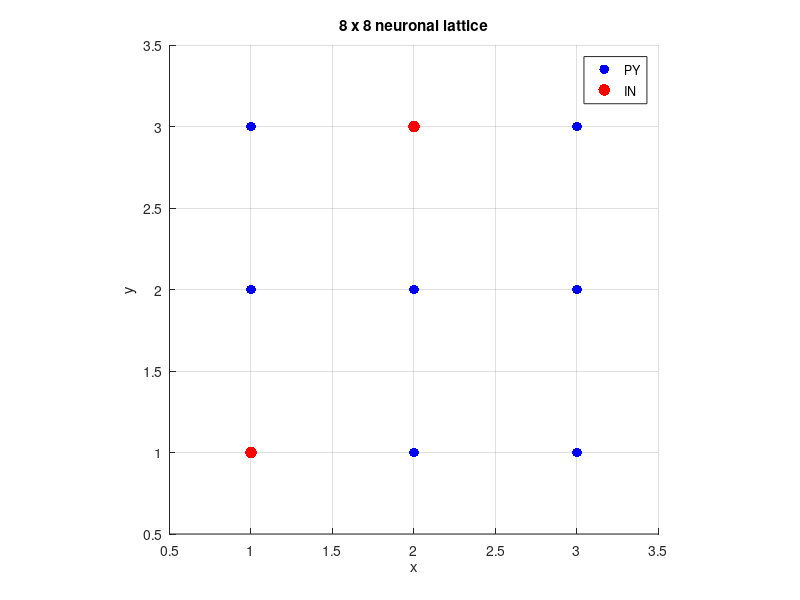
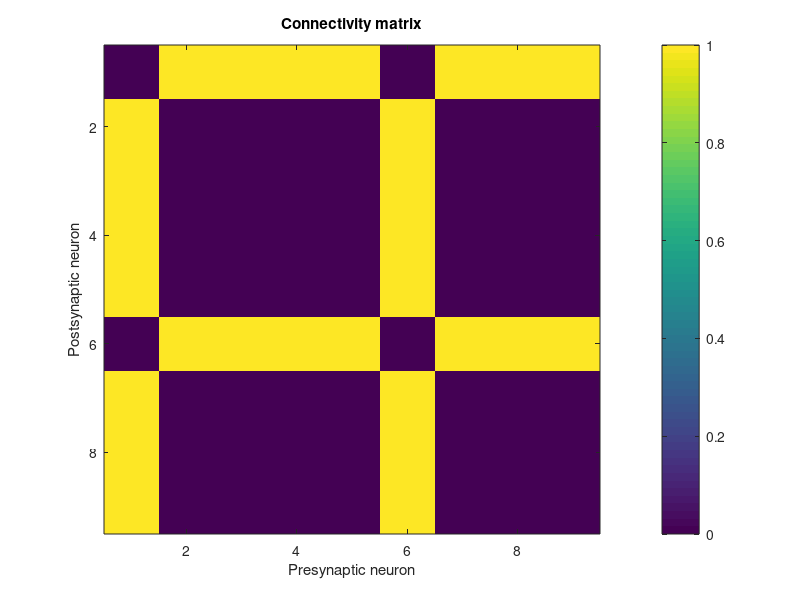

Write the MATLAB code that produced these figures, in order. (Note: this script raises an error after producing the figures.)
clear;
clc;
close all;

%% ============================================================
%  NETWORK PARAMETERS
%  ============================================================

Nx = 3;
Ny = 3;

N = Nx * Ny;
gGABA_scale = 1;
gNMDA_scale = 1;
integration_method = "R4K"; % R4K, Euler
gaba_simulation = "ode"; % simple, ode

rng(1);               % Fixed seed for random number generation

% External drives
vSTIM_PY = 250;
vSTIM_IN = 0;

% Neuron types
% 1 = PY
% 2 = IN

type = ones(N,1);
type(1:5:N) = 2;

PY = find(type == 1);
IN = find(type == 2);

NPY = length(PY);
NIN = length(IN);

fprintf('Total neurons: %d\n',N);
fprintf('PY neurons:     %d\n',NPY);
fprintf('IN neurons:     %d\n',NIN);


%% ============================================================
%  LATTICE
%  ============================================================

[xGrid,yGrid] = meshgrid(1:Nx,1:Ny);

x = xGrid(:);
y = yGrid(:);


%% Plot lattice

figure;

scatter(x(PY),y(PY),50,'b','filled');
hold on;

scatter(x(IN),y(IN),70,'r','filled');

xlabel('x');
ylabel('y');

title('8 x 8 neuronal lattice');

legend('PY','IN');

axis equal;
xlim([0.5 Nx+0.5]);
ylim([0.5 Ny+0.5]);

grid on;


%% ============================================================
%  CONNECTIVITY PARAMETERS
%  ============================================================

% Connection probabilities

p_PY_PY = 0; %0.4;
p_PY_IN = 1; %0.3;
p_IN_PY = 1; %0.6;
p_IN_IN = 0; %0.7;

% Spatial footprints

LF_PY_PY = 10;
LF_PY_IN = 10;
LF_IN_PY = 20;

% For IN -> IN the paper specifies probability,
% but does not give a separate footprint.
LF_IN_IN = 10;


%% ============================================================
%  CREATE CONNECTIVITY MATRIX
%  ============================================================

% C(post,pre) = 1 means:
%
%       pre  --->  post

C = zeros(N,N);

for pre = 1:N
    for post = 1:N
        % No self-connections
        if pre == post
            continue;
        end

        % Determine connection type
        if type(pre) == 1 && type(post) == 1
            % PY -> PY
            p = p_PY_PY;
            LF = LF_PY_PY;
        elseif type(pre) == 1 && type(post) == 2
            % PY -> IN
            p = p_PY_IN;
            LF = LF_PY_IN;
        elseif type(pre) == 2 && type(post) == 1
            % IN -> PY
            p = p_IN_PY;
            LF = LF_IN_PY;
        else
            % IN -> IN
            p = p_IN_IN;
            LF = LF_IN_IN;
        end


        % Check spatial footprint
        dx = abs(x(pre) - x(post));
        dy = abs(y(pre) - y(post));

        insideFootprint = (dx <= LF) && (dy <= LF);

        % Randomly create synapse
        if insideFootprint
            if rand < p
                C(post,pre) = 1;
            end
        end
    end
end

%C = zeros(N,N);

%% ============================================================
%  DISPLAY CONNECTIVITY
%  ============================================================

figure;

imagesc(C);

xlabel('Presynaptic neuron');
ylabel('Postsynaptic neuron');

title('Connectivity matrix');

colorbar;


%% ============================================================
%  NUMBER OF CONNECTIONS
%  ============================================================

fprintf('\nConnections:\n');

fprintf('PY -> PY: %d\n', sum(C(PY,PY),'all'));
fprintf('PY -> IN: %d\n', sum(C(IN,PY),'all'));
fprintf('IN -> PY: %d\n', sum(C(PY,IN),'all'));
fprintf('IN -> IN: %d\n',  sum(C(IN,IN),'all'));


%% ============================================================
%  INITIAL STATE VECTOR
%  ============================================================

% Parameters for Tsodyks-Markram + calcium/PV GABA release parameters (paper eqs. 13-18)
U_gaba    = 0.3;
Util_gaba = 0.03;
tau_D     = 2;
tau_R     = 200;
lambda_t  = 0.03e-3;
Ka        = 0.2;
beta      = 5;
KP        = 0.4;
gama      = 0.08;

kminus    = 0.95;
kplus     = kminus/0.051;
bt        = 100;
c_rest    = 0.05;
IP        = 0.1102; % beta * c_rest^2 / (c_rest^2 + KP^2);

T_X = ones(NIN,1);
T_Y = zeros(NIN,1);
T_c = c_rest*ones(NIN,1);
T_b = zeros(NIN,1);

% Initial conditions for IN neurons
V0 = -65;   % chosen resting potential [mV]

alpha_h = 0.07 * exp(-(V0 + 58) / 20);
beta_h  = 1 / (exp(-0.1 * (V0 + 28)) + 1);
h0 = alpha_h / (alpha_h + beta_h);

alpha_n = -0.01 * (V0 + 34) / (exp(-0.1 * (V0 + 34)) - 1);
beta_n  = 0.125 * exp(-(V0 + 44) / 80);
n0 = alpha_n / (alpha_n + beta_n);

Y_IN = [V0;         % Vm
      h0;           % h
      n0;           % n
      0;            % gAMPA   - no synapse active yet
      0;            % gNMDA_S - no synapse active yet
      0;            % gNMDA_F - no synapse active yet
      0];           % gGABA   - no synapse active yet


% Initial conditions for IN neurons
Vm_rest = -70;
w_rest  = 0.5*(1 + tanh((Vm_rest + 2)  /21));
z_rest  = 1  /(1 + exp(-Vm_rest/5));
Y_PY = [Vm_rest;    % Vm
      w_rest;       % w
      z_rest;       % z
      0;            % gAMPA   - no synapse active yet
      0;            % gNMDA_S - no synapse active yet
      0;            % gNMDA_F - no synapse active yet
      0];           % gGABA   - no synapse active yet

% ---- reorder connectivity to match Y's [PY block; IN block] layout ----
C_PYPY = C(PY,PY);   % PY - PY connections
C_INPY = C(PY,IN);   % PY - IN connections
C_PYIN = C(IN,PY);   % IN - PY connections
C_ININ = C(IN,IN);   % IN - IN connections

% Uncomment to add external input
% I_amp_PY = 80 + 5*randn(NPY,1);   
% I_amp_IN = 80 + 5*randn(NIN,1);

I_amp_PY = zeros(NPY,1);
I_amp_IN = zeros(NIN,1);

dt = 0.05;          
T_total = 500;
nSteps = round(T_total/dt);

Y = [repmat(Y_PY, NPY, 1); repmat(Y_IN, NIN, 1)];
Vidx_PY = 1:7:7*NPY;
Vidx_IN = 7*NPY+1:7:7*NPY+7*NIN;

rasterT = []; rasterID = [];
Vprev = Y([Vidx_PY, Vidx_IN]);   % for threshold-crossing detection

spikeAMPA = false(NPY+NIN,1);
spikeGABA = false(NPY+NIN,1);

LFP = zeros(nSteps,1);

h = waitbar(0, 'Processing...');

% External drives probability calculation
p_ext_PY = vSTIM_PY * dt / 1000;                 
p_ext_IN = vSTIM_IN * dt / 1000;

g_EXT_PYPY = 0.25;    % paper's value, PY's external excitatory conductance
g_EXT_INPY = 0.003;   % paper's value, IN's external excitatory conductance
g_EXT_PYIN = 0.025;   % external inhibitory conductance onto PY (g~EXT^{PY<-IN})
g_EXT_ININ = 1e-4;    % external inhibitory conductance onto IN (g~EXT^{IN<-IN}

gAMPA_idx_PY = 4:7:7*NPY;
gAMPA_idx_IN = 7*NPY+4:7:7*NPY+7*NIN;
gGABA_idx_PY = 7:7:7*NPY;
gGABA_idx_IN = 7*NPY+7:7:7*NPY+7*NIN;
gNMDAs_idx_PY = 5:7:7*NPY;  gNMDAf_idx_PY = 6:7:7*NPY;
gNMDAs_idx_IN = 7*NPY+5:7:7*NPY+7*NIN;  gNMDAf_idx_IN = 7*NPY+6:7:7*NPY+7*NIN;

% testing plots 
zTrace = zeros(nSteps,1);
gGABATrace = zeros(nSteps,1);




%   fprintf('Kicked %d neurons. Vm values: ', n_kick); disp(Y(Vidx_PY(kick_idx))');
spikedPY = false(NPY,1);
spikedIN = false(NIN,1);

% track state variables
Vm_trace = zeros(nSteps, NPY+NIN); 
GABA_trace = zeros(nSteps, NPY+NIN); 

for k = 1:nSteps
    t = k*dt;
    extSpikePY = rand(NPY,1) < p_ext_PY;
    extSpikeIN = rand(NIN,1) < p_ext_IN;
    extGabaPY = rand(NPY,1) < p_ext_PY;   % same rate as extSpikePY, independent draw
    extGabaIN = rand(NIN,1) < p_ext_IN;   % same rate as extSpikeIN, independent draw

    arrivedAMPA_PY = (C_PYPY * spikedPY) > 0;
    %arrivedGABA_PY = (C_INPY * spikedIN) > 0;
    arrivedAMPA_IN = (C_PYIN * spikedPY) > 0;
    %arrivedGABA_IN = (C_ININ * spikedIN) > 0;

    %arrivedAMPA_PY = C_PYPY * spikedPY
    %arrivedAMPA_IN = C_PYIN * spikedPY

    C_PYPY;
    C_PYIN;
    C_INPY;
    C_ININ;

    if any(spikedPY)
        spikedPY;
    end

    % ---- 1. decay-only integration ----
    if integration_method == "Euler"
        dY = networkODE(t, Y, false(NPY+NIN,1), false(NPY+NIN,1), I_amp_PY, I_amp_IN, NPY, NIN);
        Y = Y + dt*dY;
    elseif integration_method == "R4K"
        if gaba_simulation == "ode"
            Yrel = T_Y;   % freeze this step's release fraction for the RK4 substeps
            gGABA_source_PY = gGABA_scale*0.8e-3 * (C_INPY * Yrel);   % NPYx1, continuous rate
            gGABA_source_IN = gGABA_scale*5e-4   * (C_ININ * Yrel);  
            k1 = computeDY_spikes(t,        Y,           NPY, NIN, arrivedAMPA_PY, arrivedAMPA_IN, gGABA_source_PY, gGABA_source_IN, extSpikePY, extGabaPY, extSpikeIN, extGabaIN, dt);
            k2 = computeDY_spikes(t + dt/2, Y + dt/2*k1, NPY, NIN, arrivedAMPA_PY, arrivedAMPA_IN, gGABA_source_PY, gGABA_source_IN, extSpikePY, extGabaPY, extSpikeIN, extGabaIN, dt);
            k3 = computeDY_spikes(t + dt/2, Y + dt/2*k2, NPY, NIN, arrivedAMPA_PY, arrivedAMPA_IN, gGABA_source_PY, gGABA_source_IN, extSpikePY, extGabaPY, extSpikeIN, extGabaIN, dt);
            k4 = computeDY_spikes(t + dt,   Y + dt*k3,   NPY, NIN, arrivedAMPA_PY, arrivedAMPA_IN, gGABA_source_PY, gGABA_source_IN, extSpikePY, extGabaPY, extSpikeIN, extGabaIN, dt);
            Y = Y + (dt/6)*(k1 + 2*k2 + 2*k3 + k4);
        elseif gaba_simulation == "simple"
            k1 = computeDY_spikes(t,        Y,           NPY, NIN, arrivedAMPA_PY, arrivedAMPA_IN, gGABA_source_PY, gGABA_source_IN, extSpikePY, extGabaPY, extSpikeIN, extGabaIN, dt);
            k2 = computeDY_spikes(t + dt/2, Y + dt/2*k1, NPY, NIN, arrivedAMPA_PY, arrivedAMPA_IN, gGABA_source_PY, gGABA_source_IN, extSpikePY, extGabaPY, extSpikeIN, extGabaIN, dt);
            k3 = computeDY_spikes(t + dt/2, Y + dt/2*k2, NPY, NIN, arrivedAMPA_PY, arrivedAMPA_IN, gGABA_source_PY, gGABA_source_IN, extSpikePY, extGabaPY, extSpikeIN, extGabaIN, dt);
            k4 = computeDY_spikes(t + dt,   Y + dt*k3,   NPY, NIN, arrivedAMPA_PY, arrivedAMPA_IN, gGABA_source_PY, gGABA_source_IN, extSpikePY, extGabaPY, extSpikeIN, extGabaIN, dt);
            Y = Y + (dt/6)*(k1 + 2*k2 + 2*k3 + k4);
        end
    end

    % ---- 2. spike detection  ----
    Vnow = Y([Vidx_PY, Vidx_IN]);
    
    if (k==1)
        % Force a subset of neurons to spike at t=0, to seed activity
        %kick_fraction = 1;   % kick 10% of PY neurons, e.g.
        %n_kick = round(kick_fraction * NPY);
        %kick_idx = randperm(NPY, n_kick);
        %Y(Vidx_PY(kick_idx)) = 70;
        %Vnow = Y([Vidx_PY, Vidx_IN]);
        %fprintf('DEBUG kick: n_kick=%d, Vnow(kick_idx(1))=%.2f, Vprev(kick_idx(1))=%.2f\n', ...
        %n_kick, Vnow(kick_idx(1)), Vprev(kick_idx(1)));
    end

    if (k==1)
        %kick_fraction_IN = 1;   % set independently — doesn't have to match PY
        %n_kick_IN = round(kick_fraction_IN * NIN);
        %kick_idx_IN = randperm(NIN, n_kick_IN);
        %Y(Vidx_IN(kick_idx_IN)) = 70;
    
        Vnow = Y([Vidx_PY, Vidx_IN]);
    end
    Vm_trace(k,:) = Vnow;

    spiked = (Vprev < 0) & (Vnow >= 0);
    Vprev = Vnow;
    spikedPY = spiked(1:NPY);
    spikedIN = spiked(NPY+1:end);

    if any(spiked)
        ids = find(spiked);
        rasterT = [rasterT; repmat(t, numel(ids),1)];
        rasterID = [rasterID; ids];
    end

    if any(spiked)
        fprintf('t=%.2f: %d neurons spiked\n', t, sum(spiked));
    end

  

    % GABA terminal update 
    if gaba_simulation == "ode"
        [T_X,T_Y,T_c,T_b] = gaba_terminal_step(T_X,T_Y,T_c,T_b,spikedIN,dt, U_gaba,Util_gaba,tau_D,tau_R,lambda_t,Ka,beta,KP,gama,kplus,kminus,bt,IP);
    elseif gaba_simulation == "simple"
        %Y(gGABA_idx_PY) = Y(gGABA_idx_PY) + gGABA_scale*0.8e-3 * (C_INPY * spikedIN);
        %Y(gGABA_idx_IN) = Y(gGABA_idx_IN) + gGABA_scale*5e-4   * (C_ININ * spikedIN);
        %Y(gGABA_idx_PY) = Y(gGABA_idx_PY) + g_EXT_PYIN * extGabaPY;
        %Y(gGABA_idx_IN) = Y(gGABA_idx_IN) + g_EXT_ININ * extGabaIN;
    end

    LFP(k) = mean(Vnow);
    zTrace(k) = mean(Y(3:7:7*NPY));
    gGABATrace(k) = mean(Y(gGABA_idx_PY));
    GABA_trace(k,:) = Y(7:7:end);
    waitbar(k/nSteps, h, sprintf('Processing %d/%d', k, nSteps))

    if k ==1
        % Right after the very first loop iteration (or check at k=2, after the jump from step 1 has applied):
        %fprintf('Max gAMPA among PY neurons after step 1: %.6f\n', max(Y(gAMPA_idx_PY)));
        %fprintf('Number of PY neurons with nonzero gAMPA: %d\n', sum(Y(gAMPA_idx_PY) > 0));
        %fprintf('DEBUG spike-check k=1: sum(spiked)=%d, sum(spikedPY)=%d\n', sum(spiked), sum(spikedPY));
    end

    if k <= 200   % first 10ms at dt=0.05 — plenty to see one spike propagate
        fprintf('k=%3d t=%.2f | spiked=[%s] | arrivedAMPA=[%s] | gAMPA=[%s]\n | Vm=[%s]\n', ...
        k, t, ...
        sprintf('%d',spikedPY), ...
        sprintf('%d',arrivedAMPA_PY), ...
        sprintf('%.4f ',Y(gAMPA_idx_PY)), ...
        sprintf('%.5f',Y(1:7:end)));
    end
    %fprintf('k=%d t=%.2f: V(kick neuron)=%.2f\n', k, t, Y(Vidx_PY(kick_idx(1))));
end

figure; plot(rasterT, rasterID, '.k'); xlabel('t [ms]'); ylabel('neuron id');

%% ============================================================
%  HELPER PLOTS
%  ============================================================

Fs = 1000/dt;   % dt in ms -> Fs in Hz. With dt=0.05ms this gives Fs=20000 Hz,
                 % which happens to match the paper's stated 20 kHz LFP sampling rate exactly.

figure;
[s,f,t_spec] = spectrogram(LFP - mean(LFP), 256, 240, 512, Fs);
imagesc(t_spec*1000, f, abs(s).^2);
axis xy;
ylim([0 100]);
xlabel('Time [ms]'); ylabel('Frequency [Hz]');
title('LFP spectrogram'); colorbar;

figure; plot((1:nSteps)*dt, LFP);
xlabel('t [ms]'); ylabel('LFP [mV]');
fprintf('LFP range: [%.4f, %.4f], std: %.6f\n', min(LFP), max(LFP), std(LFP));

binSize = 5;  % ms
edges = 0:binSize:T_total;

figure;
subplot(2,1,1);
histogram(rasterT(rasterID<=NPY), edges);
title('PY population rate'); xlabel('t [ms]'); ylabel('spikes/bin');

subplot(2,1,2);
histogram(rasterT(rasterID>NPY), edges);
title('IN population rate'); xlabel('t [ms]'); ylabel('spikes/bin');

figure;
subplot(2,1,1);
plot((1:nSteps)*dt, zTrace);
xlabel('t [ms]'); ylabel('mean z (PY population)');
title('PY adaptation variable over time');

subplot(2,1,2);
plot((1:nSteps)*dt, gGABATrace);
xlabel('t [ms]'); ylabel('mean gGABA (PY population)');
title('PY inhibitory conductance over time');

function check_rhythm_v2(rasterT, rasterID, NPY, t_start, t_end)
    binSize = 1; % finer resolution -- Nyquist now 500Hz, plenty of headroom
    edges = t_start:binSize:t_end;
    psth = histcounts(rasterT(rasterID<=NPY & rasterT>=t_start & rasterT<=t_end), edges);
    [acor, lags] = xcorr(psth - mean(psth), 'coeff');

    figure;
    plot(lags*binSize, acor); xlim([-100 100]); grid on;
    xlabel('lag [ms]'); ylabel('autocorrelation');
    title(sprintf('[%d-%dms]', t_start, t_end));

    % require peaks to be at least 8ms from lag=0 (above gamma-period range)
    % and at least 8ms apart from each other, to skip trivial near-zero-lag bumps
    [pks, locs] = findpeaks(acor(lags>8), 'MinPeakDistance', 8);
    if ~isempty(locs)
        period = lags(lags>8); period = period(locs(1));
        fprintf('[%d-%dms]: first real peak at lag=%.1fms -> %.1fHz (height=%.2f)\n', ...
            t_start, t_end, period, 1000/period, pks(1));
    end
end

function dY_out = computeDY(t, Y, NPY, NIN, C_INPY, C_ININ, g_GABA_PYIN, g_GABA_ININ, Yrel)
    dY_out = zeros(size(Y));
    for i = 1:NPY
        idx = (i-1)*7 + (1:7);
        dY_out(idx) = PY_neuron_ode(t, Y(idx), [0,0,0,0]);
    end
    off = NPY*7;
    for i = 1:NIN
        idx = off + (i-1)*7 + (1:7);
        dY_out(idx) = IN_neuron_ode(t, Y(idx), [0,0,0,0]);
    end
    gGABA_idx_PY = 7:7:7*NPY;
    gGABA_idx_IN = off+7:7:off+7*NIN;
    dY_out(gGABA_idx_PY) = dY_out(gGABA_idx_PY) + g_GABA_PYIN*(C_INPY*Yrel);
    dY_out(gGABA_idx_IN) = dY_out(gGABA_idx_IN) + g_GABA_ININ*(C_ININ*Yrel);
end

check_rhythm_v2(rasterT, rasterID, NPY, 100, 250);
check_rhythm_v2(rasterT, rasterID, NPY, 350, 500);

function dY = computeDY_simple(t, Y, NPY, NIN, spikedPY_flag, spikedIN_flag)
    dY = zeros(size(Y));
    for i = 1:NPY
        idx = (i-1)*7 + (1:7);
        dY(idx) = PY_neuron_ode(t, Y(idx), [0,0,0,0]);
    end
    off = NPY*7;
    for i = 1:NIN
        idx = off + (i-1)*7 + (1:7);
        dY(idx) = IN_neuron_ode(t, Y(idx), [0,0,0,0]);
    end
end

function dY = computeDY_spikes(t, Y, NPY, NIN, arrivedAMPA_PY, arrivedAMPA_IN, gGABA_source_PY, gGABA_source_IN, extSpikePY, extGabaPY, extSpikeIN, extGabaIN, dt)
    dY = zeros(size(Y));
    for i = 1:NPY
        idx = (i-1)*7 + (1:7);
        p_i = [0, 0, arrivedAMPA_PY(i), gGABA_source_PY(i), extSpikePY(i), extGabaPY(i), dt];
        dY(idx) = PY_neuron_ode(t, Y(idx), p_i);
    end
    off = NPY*7;
    for i = 1:NIN
        idx = off + (i-1)*7 + (1:7);
        p_i = [0, 0, arrivedAMPA_IN(i), gGABA_source_IN(i), extSpikeIN(i), extGabaIN(i), dt];
        dY(idx) = IN_neuron_ode(t, Y(idx), p_i);
    end
end

figure;
offset_step = 100;  % mV spacing between neurons, adjust to taste
hold on;
timeAxis = (1:nSteps)*dt;
for i = 1:(NPY+NIN)
    plot(timeAxis, Vm_trace(:,i) + (i-1)*offset_step, 'k');
end
% mark PY/IN boundary
yline((NPY-0.5)*offset_step, '--r');
xlabel('t [ms]');
ylabel('Neuron id (offset for visibility)');
title('Vm per neuron over time (PY below dashed line, IN above)');
yticks((0:(NPY+NIN-1))*offset_step);
yticklabels(1:(NPY+NIN));
hold off;

figure;
offset_step = 100;  % mV spacing between neurons, adjust to taste
hold on;
timeAxis = (1:nSteps)*dt;
for i = 1:(NPY+NIN)
    plot(timeAxis, GABA_trace(:,i) + (i-1)*offset_step, 'k');
end
% mark PY/IN boundary
yline((NPY-0.5)*offset_step, '--r');
xlabel('t [ms]');
ylabel('Neuron id (offset for visibility)');
title('gGABA per neuron over time (PY below dashed line, IN above)');
yticks((0:(NPY+NIN-1))*offset_step);
yticklabels(1:(NPY+NIN));
hold off;
